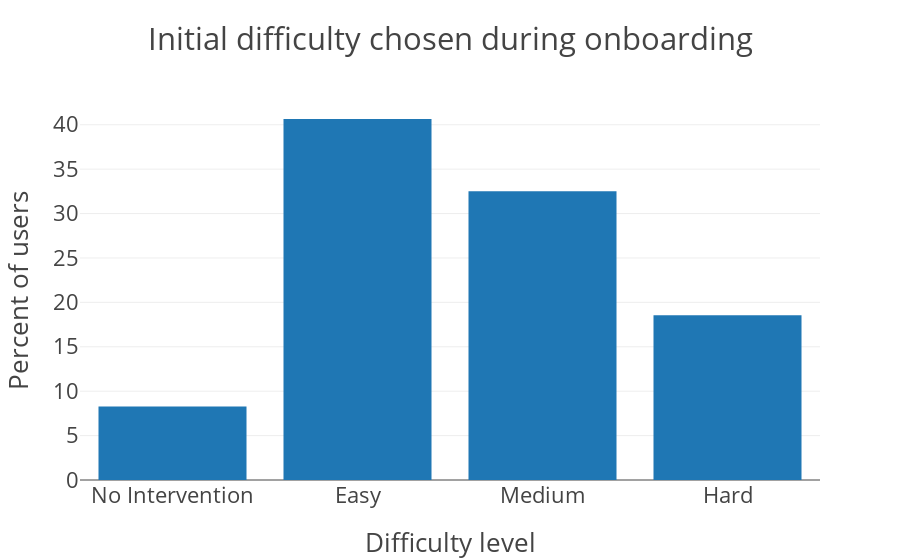

Notebook source saved alongside this figure:
### Code cell
# noexport

plot_initial_chosen_difficulties_per_install_percent()

### Figure 1 — Plotly figure (JSON) as saved in the notebook; plotly's stock layout.template omitted (floating-point values rounded to 4 significant figures)
{"data": [{"orientation": "v", "type": "bar", "uid": "08695a4d-4698-4f90-a049-10932537bcc1", "x": ["No Intervention", "Easy", "Medium", "Hard"], "y": [8.29, 40.65, 32.51, 18.55]}], "layout": {"font": {"size": 22}, "title": {"text": "Initial difficulty chosen during onboarding"}, "xaxis": {"title": {"text": "Difficulty level"}}, "yaxis": {"title": {"text": "Percent of users"}}}}
